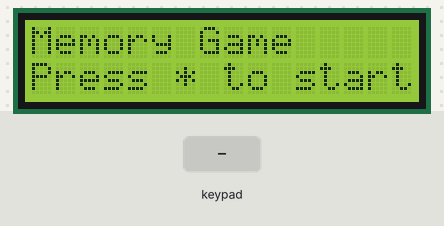
The sketch below on a simulated Arduino Uno, built with avr-gcc and run on an emulated ATmega328P. On the bench: 16×2 character LCD. Inputs (shaded band) come from the test bench. Random numbers use the default seed unless the sketch sets one.

Above: at 1.2 s.
1.3 s: key '*' pressed
At 2.5 s:
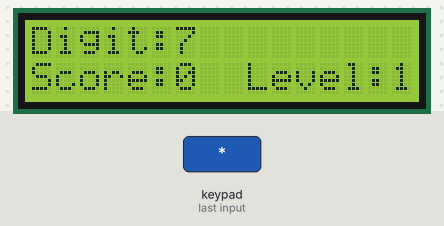
2.8 s: keypad keys 9 8 7 6 * pressed 0.4 s apart
At 3.6 s:
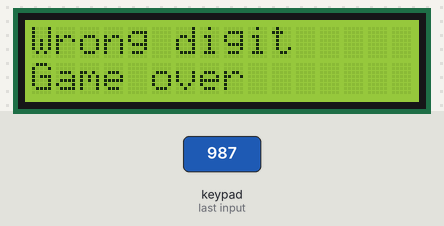
6.3 s: key '9' pressed
At 7.2 s:
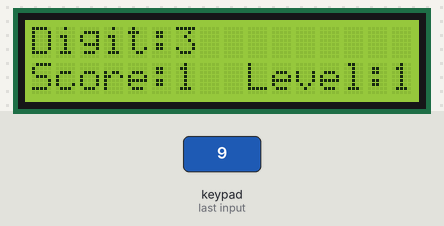
7.8 s: keypad keys 1 3 9 7 * pressed 0.4 s apart
At 9.2 s:
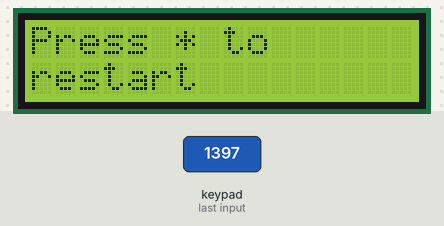
11.3 s: key '1' pressed
At 12.1 s:
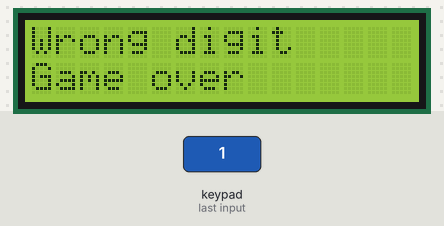
Timing chart, 0 to 14.3 s (numbered marks = the images above; inputs shaded):
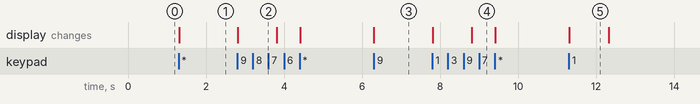

The sketch:

project.ino
```cpp
#include <Keypad.h>
#include <LiquidCrystal.h>

LiquidCrystal lcd(5, 4, 3, 2, A4, A5);


const byte ROWS = 4; //patru randuri
const byte COLS = 4; //patru coloane
char keys[ROWS][COLS] = {		// matricea de caractere pentru caracterele keypadului
  {'1','2','3','A'},
  {'4','5','6','B'},
  {'7','8','9','C'},
  {'*','0','#','D'}
};
byte rowPins[ROWS] = {A0, A1, 11, 10}; //conectam randurile keypadului la pini
byte colPins[COLS] = {9, 8, 7, 6}; //conectam coloanele keypadului la pini

// declararea keypadului
Keypad keypad = Keypad( makeKeymap(keys), rowPins, colPins, ROWS, COLS );

int minDigits = 3;		// numarul de cifre cu care se incepe
int score = 0;			// scorul care se va afisa jucatorului
int cifre[8]={};		// vectorul folosit pentru retinerea cifrelor
int wrong = 0, wrong2 = 0;
int i=0,j=0,k=0;
int level = 1;			// nivelul de inceput

void setup(){
  Serial.begin(9600);
  lcd.begin(16, 2);   // afiserea mesajelor de inceput pe lcd
  lcd.print("Memory Game");
  lcd.setCursor(0, 1);
  lcd.print("Press * to start");
}

void loop(){

  char key = keypad.getKey();
  if (key == '*'){   // start game daca se apasa tasta corespunzatoare caracterului *
    lcd.clear();
    lcd.setCursor(0, 0);
    lcd.print("Digit:");   // se afiseaza cifra, scorul si nivelul
    lcd.setCursor(0, 1);
    lcd.print("Score:");
    lcd.print(score);
    lcd.setCursor(9, 1);
    lcd.print("Level:");
    lcd.print(level);
	level = 1;
    wrong2 = 0;

    while(level<8){
		i=0;
    	while(i<minDigits+level){		// la fiecare nivel se incrementeaza numarul de cifre necesare
        	cifre[i]=random(0,10); // se adauga cifre random de la 0 la 10
        	lcd.setCursor(6, 0);    // se seteaza cursorul la lcd pentru a putea afisa fiecare cifra noua
        	lcd.print(cifre[i]);   // afisarea cifrei
        	j=0;
        	while(j<=i){  // cu j se vor parcurge cifrele din vectorul de cifre
            	char keyNum = keypad.getKey();
            	while(!keyNum){   // se asteapta citirea caracterului din keypad
                	keyNum = keypad.getKey();
            	}
            	if(toCifra(keyNum) == cifre[j]){
              	// daca caracterul citit din keypad corespunde cu elementul curent din vectorul de cifre
              	// atunci se trece la urmatorul element din vectorul de cifre
                //Serial.println(cifre[j]);
                //Serial.println(keyNum);
                //Serial.println("**");
                	j++;
            	}
            	else{   //daca se greseste, atunci jocul e pierdut
                	wrong = 1;
                	break;
            	}
        	}
        	if (wrong == 0){  // daca nu s-a gresit cifra se continua cu un numar nou
            	score++;
            	lcd.setCursor(6, 1);
            	lcd.print(score);
            	i++;
        	}
        	else if (wrong == 1){ // daca s-a gresit cifra jocul este pierdut
            	lcd.clear();
            	lcd.print("Wrong digit"); // se printeaza mesaj in cazul in care s-a gresit cifra
            	lcd.setCursor(0, 1);
            	lcd.print("Game over");
            	wrong = 0;		// se reseteaza var wrong
              	wrong2 = 1;
            	delay(1000);
            	lcd.clear();
            	lcd.print("Press * to");  // se printeaza mesaj in cazul in care se doreste reinceperea unui alt joc
            	lcd.setCursor(0, 1);
            	lcd.print("restart");
            	break;
        	}
    	}
		if (wrong2 == 1){
			score = 0;
          	wrong2 = 0;
          	level = 1;
			break;
		}
    	if(i==minDigits+level){			// daca s-au tastat toate cifrele nivelului corect, se incremeteaza nivelul, se afiseaza si se trece mai departe
      		level++;		//incrementam nivelul
          	//Serial.println("LEVEL");
            //Serial.println(level);
         	lcd.clear();
          	lcd.setCursor(0, 0);
          	lcd.print("Next level");
          	delay(500);
          	lcd.clear();
    		lcd.setCursor(0, 0);
    		lcd.print("Digit:");   // se afiseaza cifra, scorul si nivelul
    		lcd.setCursor(0, 1);
    		lcd.print("Score:");
    		lcd.print(score);
    		lcd.setCursor(9, 1);
    		lcd.print("Level:");
    		lcd.print(level);
        	wrong = 0;
    	}

    }

    if (level == 8){		// daca se ajunge la nivelul 5, jocul este castigat
    	lcd.clear();
        lcd.print("You WIN");
      	lcd.setCursor(0, 1);
       	lcd.print("* to restart");
      	level = 1;
      	score = 0;
      	wrong = 0;
      	wrong2 = 0;
      	delay(500);
    }

  }
}
int toCifra(char c){    // functie pentru identificarea caracterului si returnarea cifrei corespunzatoare
  if(c=='1')return 1;
  else if(c=='2')return 2;
  else if(c=='3')return 3;
  else if(c=='4')return 4;
  else if(c=='5')return 5;
  else if(c=='6')return 6;
  else if(c=='7')return 7;
  else if(c=='8')return 8;
  else if(c=='9')return 9;
  else if(c=='0')return 0;
  }
```

Measured:
- after the input at 1.3 s, the display: changes at once (image 1)
- after the input at 2.8 s, the display: changes at once (image 2)
- after the input at 6.3 s, the display: changes at once (image 3)
- after the input at 7.8 s, the display: first changes at once (image 4 shows a later state)
- after the input at 11.3 s, the display: changes at once (image 5)
- what the display in image 5 shows lasts 1.0 s, from 11.3 s to 12.3 s
